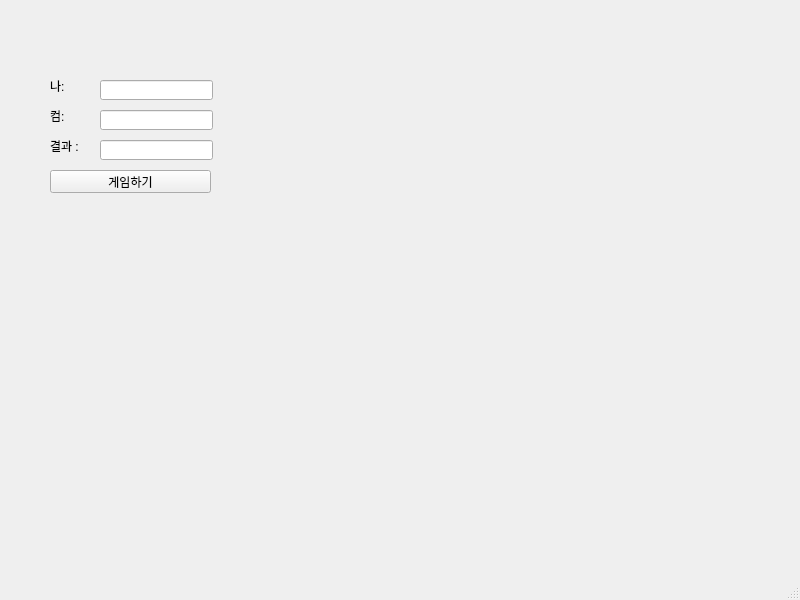
<?xml version="1.0" encoding="UTF-8"?>
<ui version="4.0">
 <class>MainWindow</class>
 <widget class="QMainWindow" name="MainWindow">
  <property name="geometry">
   <rect>
    <x>0</x>
    <y>0</y>
    <width>800</width>
    <height>600</height>
   </rect>
  </property>
  <property name="windowTitle">
   <string>MainWindow</string>
  </property>
  <widget class="QWidget" name="centralwidget">
   <widget class="QLabel" name="lbl_mine">
    <property name="geometry">
     <rect>
      <x>50</x>
      <y>80</y>
      <width>56</width>
      <height>12</height>
     </rect>
    </property>
    <property name="text">
     <string>나: </string>
    </property>
   </widget>
   <widget class="QLabel" name="lbl_com">
    <property name="geometry">
     <rect>
      <x>50</x>
      <y>110</y>
      <width>56</width>
      <height>12</height>
     </rect>
    </property>
    <property name="text">
     <string>컴: </string>
    </property>
   </widget>
   <widget class="QLabel" name="lbl_result">
    <property name="geometry">
     <rect>
      <x>50</x>
      <y>140</y>
      <width>56</width>
      <height>12</height>
     </rect>
    </property>
    <property name="text">
     <string>결과 :</string>
    </property>
   </widget>
   <widget class="QPushButton" name="pb">
    <property name="geometry">
     <rect>
      <x>50</x>
      <y>170</y>
      <width>161</width>
      <height>23</height>
     </rect>
    </property>
    <property name="text">
     <string>게임하기</string>
    </property>
   </widget>
   <widget class="QLineEdit" name="le_mine">
    <property name="geometry">
     <rect>
      <x>100</x>
      <y>80</y>
      <width>113</width>
      <height>20</height>
     </rect>
    </property>
   </widget>
   <widget class="QLineEdit" name="le_com">
    <property name="geometry">
     <rect>
      <x>100</x>
      <y>110</y>
      <width>113</width>
      <height>20</height>
     </rect>
    </property>
   </widget>
   <widget class="QLineEdit" name="le_result">
    <property name="geometry">
     <rect>
      <x>100</x>
      <y>140</y>
      <width>113</width>
      <height>20</height>
     </rect>
    </property>
   </widget>
  </widget>
  <widget class="QMenuBar" name="menubar">
   <property name="geometry">
    <rect>
     <x>0</x>
     <y>0</y>
     <width>800</width>
     <height>21</height>
    </rect>
   </property>
  </widget>
  <widget class="QStatusBar" name="statusbar"/>
 </widget>
 <resources/>
 <connections/>
</ui>
